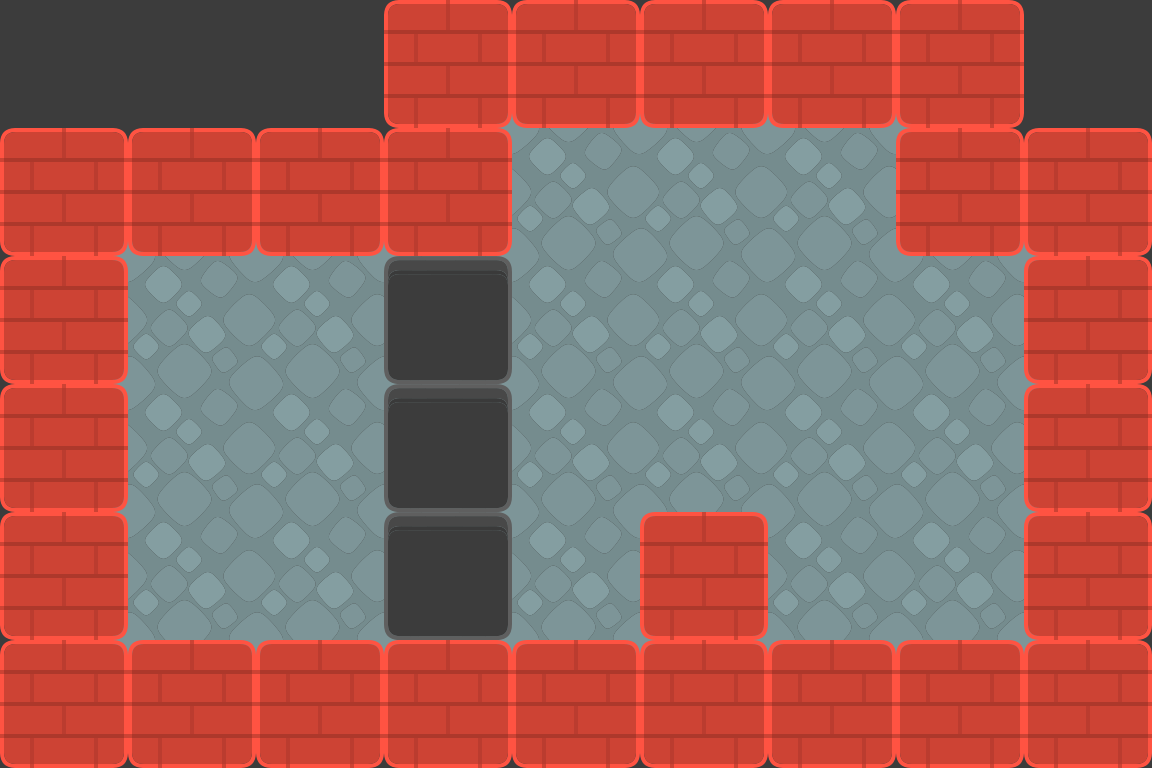

This game map was drawn from its Tiled (.tmx) file and the tilesets committed beside it. A one-line description and the full map source follow:
An orthogonal 9x6 tile map with 128x128 px tiles, 2 tile layers (floor, building) and 6 objects (player).

<map version="1.8" tiledversion="1.8.5" orientation="orthogonal" renderorder="right-down" width="9" height="6" tilewidth="128" tileheight="128" infinite="0" backgroundcolor="#3c3c3c" nextlayerid="6" nextobjectid="50">
 <tileset firstgid="1" source="../../tilesheets/sokoban_tilesheet.tsx" />
 <layer id="4" name="floor" width="9" height="6" offsetx="64" offsety="64">
  <data encoding="csv">
0,0,0,90,90,90,90,0,0,
90,90,90,90,90,90,90,90,0,
90,90,90,90,90,90,90,90,0,
90,90,90,90,90,90,90,90,0,
90,90,90,90,90,90,90,90,0,
0,0,0,0,0,0,0,0,0
</data>
 </layer>
 <layer id="1" name="building" width="9" height="6">
  <data encoding="csv">
0,0,0,85,85,85,85,85,0,
85,85,85,85,0,0,0,85,85,
85,0,0,12,0,0,0,0,85,
85,0,0,12,0,0,0,0,85,
85,0,0,12,0,85,0,0,85,
85,85,85,85,85,85,85,85,85
</data>
 </layer>
 <objectgroup id="2" name="objects">
  <object id="3" name="player" gid="73" x="128" y="384" width="128" height="128" />
  <object id="40" gid="7" x="512" y="384" width="128" height="128" />
  <object id="42" gid="7" x="768" y="384" width="128" height="128" />
  <object id="46" gid="7" x="256" y="384" width="128" height="128" />
  <object id="25" gid="40" x="896" y="384" width="128" height="128" />
  <object id="44" gid="40" x="640" y="384" width="128" height="128" />
 </objectgroup>
</map>
